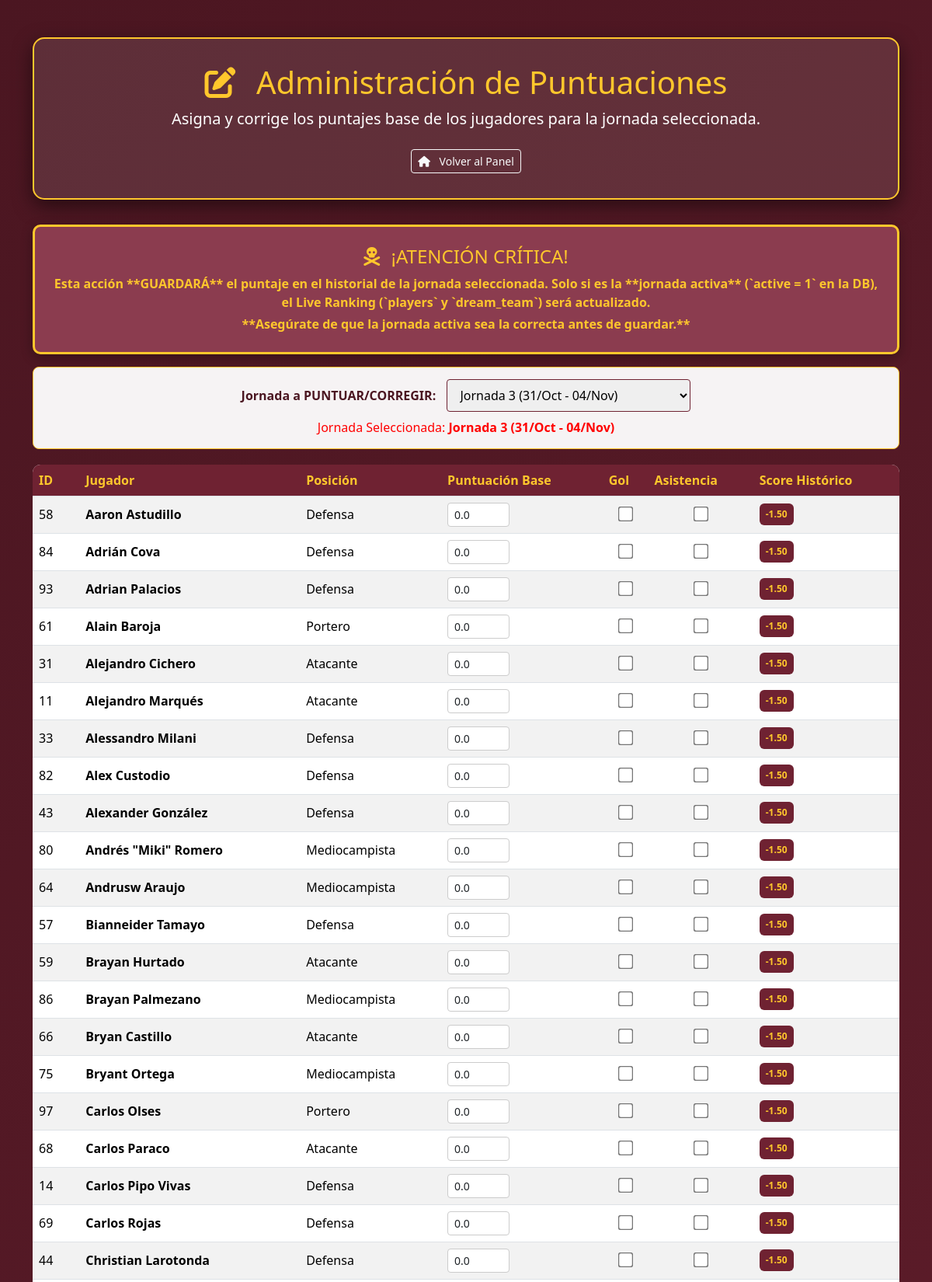
/admin_scores.php?jornada_id=11 (signed in, upper part), run on the app's committed database.
### tables this page shows
CREATE TABLE `jornadas` (
  `id` int(11) NOT NULL,
  `nombre` varchar(50) NOT NULL,
  `fecha_mercado_inicio` datetime DEFAULT NULL,
  `fecha_mercado_fin` datetime DEFAULT NULL,
  `fecha_puntuacion_inicio` datetime DEFAULT NULL,
  `fecha_puntuacion_fin` datetime DEFAULT NULL,
  `active` tinyint(1) DEFAULT 1,
  `created_at` timestamp NULL DEFAULT current_timestamp(),
  `is_market_open` tinyint(1) DEFAULT 0
);

CREATE TABLE `players` (
  `p_id` int(11) NOT NULL,
  `name` varchar(100) NOT NULL,
  `position` varchar(50) DEFAULT NULL,
  `goals` int(11) DEFAULT 0,
  `assists` int(11) DEFAULT 0,
  `yellow_cards` int(11) DEFAULT 0,
  `red_cards` int(11) DEFAULT 0,
  `price` decimal(10,2) DEFAULT 0.00,
  `score` decimal(5,2) DEFAULT 0.00,
  `score_date` date DEFAULT curdate(),
  `final_score` decimal(5,2) DEFAULT 0.00,
  `posicion` varchar(50) DEFAULT NULL
);

CREATE TABLE `player_jornada_scores` (
  `player_id` int(11) NOT NULL,
  `jornada_id` int(11) NOT NULL,
  `base_score` decimal(5,2) DEFAULT 0.00,
  `gol` tinyint(1) DEFAULT 0,
  `asistencia` tinyint(1) DEFAULT 0,
  `final_score` decimal(5,2) DEFAULT 0.00
);

### admin_scores.php (the view, shortened to what this page needs)
<?php
include 'db_connect.php';
$error_msg = '';
$jornadas = [];
$selected_jornada_id = null;
$selected_jornada_nombre = 'N/A';
$sql_jornadas = "SELECT id, nombre, fecha_mercado_inicio, fecha_puntuacion_fin, active FROM jornadas ORDER BY id DESC";
if ($resultado_j = mysqli_query($conn, $sql_jornadas)) {
    while ($fila = mysqli_fetch_assoc($resultado_j)) {
        $jornadas[] = $fila;
    }
} else {
    $error_msg = "Error al obtener jornadas: " . mysqli_error($conn);
}
if (isset($_GET['jornada_id']) && is_numeric($_GET['jornada_id'])) {
    $selected_jornada_id = intval($_GET['jornada_id']);
} elseif (!empty($jornadas)) {
    $selected_jornada_id = $jornadas[0]['id'];
}
foreach ($jornadas as $j) {
    if ($j['id'] == $selected_jornada_id) {
        $inicio = date('d/M', strtotime($j['fecha_mercado_inicio']));
        $fin = date('d/M', strtotime($j['fecha_puntuacion_fin']));
        $selected_jornada_nombre = htmlspecialchars($j['nombre']) . " (" . $inicio . " - " . $fin . ")";
        break;
    }
}
$historical_scores = [];
if ($selected_jornada_id) {
    $hist_query = "SELECT player_id, base_score, gol, asistencia, final_score FROM player_jornada_scores WHERE jornada_id = ?";
    if ($stmt_hist = mysqli_prepare($conn, $hist_query)) {
        mysqli_stmt_bind_param($stmt_hist, "i", $selected_jornada_id);
        mysqli_stmt_execute($stmt_hist);
        $result_hist = mysqli_stmt_get_result($stmt_hist);
        while ($row = mysqli_fetch_assoc($result_hist)) {
            $historical_scores[$row['player_id']] = $row;
        }
    } else {
        $error_msg .= " Error al preparar la consulta histórica: " . mysqli_error($conn);
    }
}
$query_players = "SELECT * FROM players ORDER BY name";
$players_result = mysqli_query($conn, $query_players);
?>
<!DOCTYPE html>
<html lang="es">
<head>
    <link href="https://cdn.jsdelivr.net/npm/bootstrap@5.3.3/dist/css/bootstrap.min.css" rel="stylesheet">
    <link rel="stylesheet" href="https://cdnjs.cloudflare.com/ajax/libs/font-awesome/6.5.2/css/all.min.css">
</head>
<body>
<div class="container mt-5">
    <header class="admin-header text-center">
        <h1 class="text-gold"><i class="fas fa-edit me-3"></i> Administración de Puntuaciones</h1>
        <p class="lead">Asigna y corrige los puntajes base de los jugadores para la jornada seleccionada.</p>
        <a href="Home.php" class="btn btn-sm btn-outline-light mt-2"><i class="fas fa-home me-2"></i> Volver al Panel</a>
    </header>
    <div class="alert alert-custom alert-warning-critical text-center" role="alert">
        <h4 class="alert-heading"><i class="fas fa-skull-crossbones me-2"></i> ¡ATENCIÓN CRÍTICA!</h4>
        <p class="mb-1">
            Esta acción **GUARDARÁ** el puntaje en el historial de la jornada seleccionada.
            Solo si es la **jornada activa** (`active = 1` en la DB), el Live Ranking (`players` y `dream_team`) será actualizado.
        </p>
        <p class="mb-0">
            **Asegúrate de que la jornada activa sea la correcta antes de guardar.**
        </p>
    </div>
    <?php if (!empty($jornadas)): ?>
        <div class="selector-jornada text-center">
            <form method="GET" id="jornada_select_form">
                <label for="jornada_select">Jornada a PUNTUAR/CORREGIR:</label>
                <select name="jornada_id" id="jornada_select" onchange="document.getElementById('jornada_select_form').submit()">
                    <?php foreach ($jornadas as $j): ?>
                        <?php
                            $inicio = date('d/M', strtotime($j['fecha_mercado_inicio']));
                            $fin = date('d/M', strtotime($j['fecha_puntuacion_fin']));
                            $opcion_texto = htmlspecialchars($j['nombre']) . " (" . $inicio . " - " . $fin . ")" .
                                            ($j['active'] == 1 ? ' [ACTIVA]' : '');
                        ?>
                        <option value="<?php echo $j['id']; ?>"
                            <?php echo ($j['id'] == $selected_jornada_id) ? 'selected' : ''; ?>>
                            <?php echo $opcion_texto; ?>
                        </option>
                    <?php endforeach; ?>
                </select>
            </form>
            <p class="mt-2 mb-0" style="color: red;">
                Jornada Seleccionada: <strong><?php echo $selected_jornada_nombre; ?></strong>
            </p>
        </div>
    <?php endif; ?>
    <?php if ($players_result && mysqli_num_rows($players_result) > 0 && $selected_jornada_id): ?>
        <form method="POST">
            <div class="table-responsive">
                <table class="table table-striped table-hover table-admin align-middle">
                    <thead>
                        <tr>
                            <th>ID</th>
                            <th>Jugador</th>
                            <th>Posición</th>
                            <th>Puntuación Base</th>
                            <th>Gol</th>
                            <th>Asistencia</th>
                            <th>Score Histórico</th>
                        </tr>
                    </thead>
                    <tbody>
                        <?php while ($row = mysqli_fetch_assoc($players_result)):
                            $player_id = $row['p_id'];
                            $score_data = $historical_scores[$player_id] ?? null;
                            $base_value = $score_data['base_score'] ?? 0.0;
                            $gol_checked = $score_data['gol'] ?? 0;
                            $asistencia_checked = $score_data['asistencia'] ?? 0;
                            $final_score_display = $score_data['final_score'] ?? 0.00;
                        ?>
                            <tr>
                                <td><?php echo htmlspecialchars($player_id); ?></td>
                                <td><strong><?php echo htmlspecialchars($row['name']); ?></strong></td>
                                <td><?php echo htmlspecialchars($row['position']); ?></td>
                                <td>
                                    <input type="number" step="0.5" name="scores[<?php echo $player_id; ?>][base]"
                                        value="<?php echo number_format($base_value, 1, '.', ''); ?>"
                                        class="form-control form-control-sm" style="max-width: 80px;" required>
                                </td>
                                <td class="text-center">
                                    <input type="checkbox" name="scores[<?php echo $player_id; ?>][gol]" value="1"
                                        <?php echo ($gol_checked == 1) ? 'checked' : ''; ?>
                                        style="transform: scale(1.5);">
                                </td>
                                <td class="text-center">
                                    <input type="checkbox" name="scores[<?php echo $player_id; ?>][asistencia]" value="1"
                                        <?php echo ($asistencia_checked == 1) ? 'checked' : ''; ?>
                                        style="transform: scale(1.5);">
                                </td>
                                <td>
                                    <span class="badge bg-vinotinto text-gold p-2">
                                        <?php echo number_format($final_score_display, 2); ?>
                                    </span>
                                </td>
                            </tr>
                        <?php endwhile; ?>
                    </tbody>
                </table>
            </div>
        </form>
    <?php endif; ?>
</div>
</body>
</html>

### admin_scores.php (style rules this page uses)
:root { --vinotinto: #6f2232; --vinotinto-dark: #4b1621; --vinotinto-light: #8b3c4f; --gold: #ffc72c; --white: #ffffff; --grey-light: #f8f9fa; --danger-light: #f8d7da; }
.bg-vinotinto { background-color: var(--vinotinto) !important; }
.text-gold { color: var(--gold) !important; }
body { font-family: 'Segoe UI', Tahoma, Geneva, Verdana, sans-serif; background: linear-gradient(135deg, var(--vinotinto-dark) 0%, var(--vinotinto) 100%); min-height: 100vh; color: var(--white); padding-bottom: 3rem; }
.admin-header { background: rgba(255, 255, 255, 0.1); padding: 2rem 1rem; border-radius: 15px; margin-bottom: 2rem; border: 2px solid var(--gold); box-shadow: 0 8px 25px rgba(0, 0, 0, 0.5); }
.alert-custom { border: 2px solid; font-weight: bold; border-radius: 10px; padding: 1.5rem; box-shadow: 0 4px 15px rgba(0, 0, 0, 0.3); }
.alert-warning-critical { background-color: #8b3c4f; color: var(--gold); border-color: var(--gold); border: 3px solid var(--gold); }
.table-admin { background-color: var(--white); color: #333; border-radius: 10px; overflow: hidden; }
.table-admin th { background-color: var(--vinotinto); color: var(--gold); font-weight: bold; }
.table-admin input[type="number"], .table-admin input[type="checkbox"] { border: 1px solid #ccc; border-radius: 4px; }
.selector-jornada { background: rgba(255, 255, 255, 0.95); padding: 15px; border-radius: 8px; margin-bottom: 20px; color: var(--vinotinto-dark); border: 1px solid var(--gold); }
.selector-jornada label { font-weight: bold; margin-right: 10px; }
.selector-jornada select { padding: 8px 12px; border: 1px solid var(--vinotinto); border-radius: 4px; font-size: 1rem; max-width: 100%; }

### data on the page
jornadas: selected_jornada_nombre "Jornada 3 (31/Oct - 04/Nov)"
players: p_id "58", name "Aaron Astudillo", position "Defensa", p_id.base_score "0.0", p_id.final_score "-1.50"
players: p_id "84", name "Adrián Cova", position "Defensa", p_id.base_score "0.0", p_id.final_score "-1.50"
players: p_id "93", name "Adrian Palacios", position "Defensa", p_id.base_score "0.0", p_id.final_score "-1.50"
players: p_id "61", name "Alain Baroja", position "Portero", p_id.base_score "0.0", p_id.final_score "-1.50"
players: p_id "31", name "Alejandro Cichero", position "Atacante", p_id.base_score "0.0", p_id.final_score "-1.50"
players: p_id "11", name "Alejandro Marqués", position "Atacante", p_id.base_score "0.0", p_id.final_score "-1.50"
players: p_id "33", name "Alessandro Milani", position "Defensa", p_id.base_score "0.0", p_id.final_score "-1.50"
players: p_id "82", name "Alex Custodio", position "Defensa", p_id.base_score "0.0", p_id.final_score "-1.50"
players: p_id "43", name "Alexander González", position "Defensa", p_id.base_score "0.0", p_id.final_score "-1.50"
players: p_id "80", name "Andrés \"Miki\" Romero", position "Mediocampista", p_id.base_score "0.0", p_id.final_score "-1.50"
players: p_id "64", name "Andrusw Araujo", position "Mediocampista", p_id.base_score "0.0", p_id.final_score "-1.50"
players: p_id "57", name "Bianneider Tamayo", position "Defensa", p_id.base_score "0.0", p_id.final_score "-1.50"
players: p_id "59", name "Brayan Hurtado", position "Atacante", p_id.base_score "0.0", p_id.final_score "-1.50"
players: p_id "86", name "Brayan Palmezano", position "Mediocampista", p_id.base_score "0.0", p_id.final_score "-1.50"
players: p_id "66", name "Bryan Castillo", position "Atacante", p_id.base_score "0.0", p_id.final_score "-1.50"
players: p_id "75", name "Bryant Ortega", position "Mediocampista", p_id.base_score "0.0", p_id.final_score "-1.50"
players: p_id "97", name "Carlos Olses", position "Portero", p_id.base_score "0.0", p_id.final_score "-1.50"
players: p_id "68", name "Carlos Paraco", position "Atacante", p_id.base_score "0.0", p_id.final_score "-1.50"
players: p_id "14", name "Carlos Pipo Vivas", position "Defensa", p_id.base_score "0.0", p_id.final_score "-1.50"
players: p_id "69", name "Carlos Rojas", position "Defensa", p_id.base_score "0.0", p_id.final_score "-1.50"
players: p_id "44", name "Christian Larotonda", position "Defensa", p_id.base_score "0.0", p_id.final_score "-1.50"

### other printed values
form field jornada_id "Jornada 3 (31/Oct - 04/Nov)"
